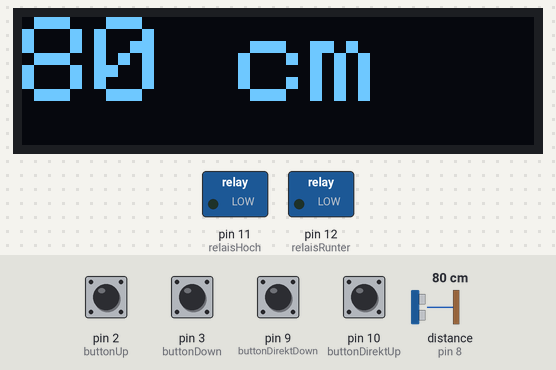
A sketch run on a simulated Arduino Uno, built with avr-gcc and run on an emulated ATmega328P. Shown: 128×32 one-colour display, switched loads named in the sketch (green lamp = pin HIGH). Wiring (inferred from the names in the program): ultrasonic range finder: trigger pin 7; echo pin 8. Inputs (shaded band) come from the test bench; at power-on: pin 2 (buttonUp), pin 3 (buttonDown), pin 9 (buttonDirektDown), pin 10 (buttonDirektUp) HIGH, distance to the obstacle (sensor on pin 8) 80 cm. The echo pulse lasts 58.3 µs per cm; pins used as bus, display or sensor lines are not drawn; what the sketch prints to the serial monitor is not drawn.

Above: at 1.8 s.
1.9 s: pin 2 (buttonUp) pulled LOW for 1.25 s
At 2.5 s:
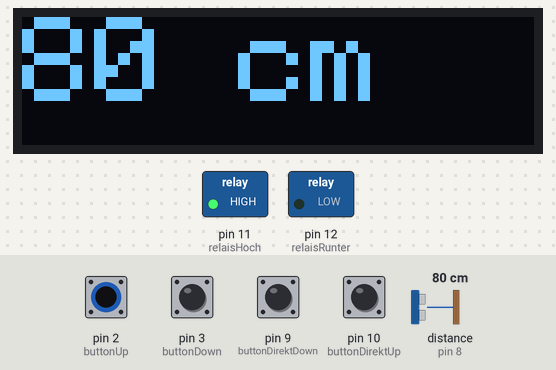
4.6 s: pin 3 (buttonDown) pulled LOW for 1.25 s
At 5.8 s:
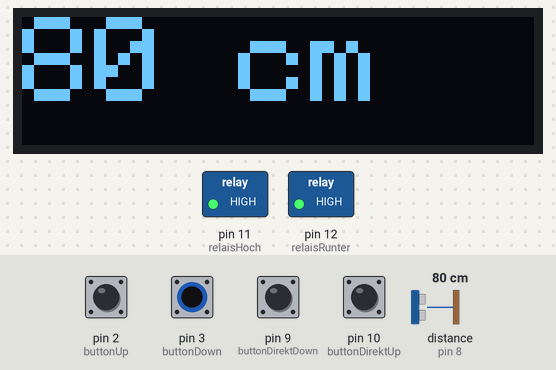
7.3 s: distance to the obstacle (sensor on pin 8) set to 115 cm
At 7.7 s:
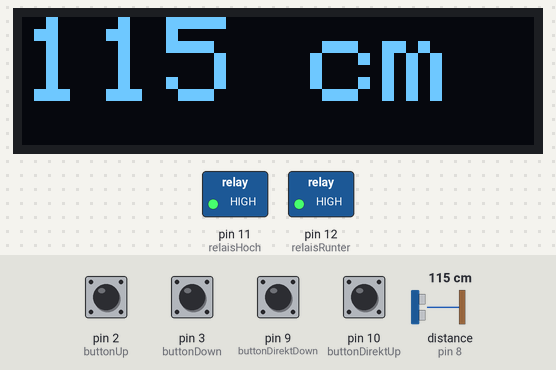
8.8 s: distance to the obstacle (sensor on pin 8) set to 123 cm
At 10.5 s:
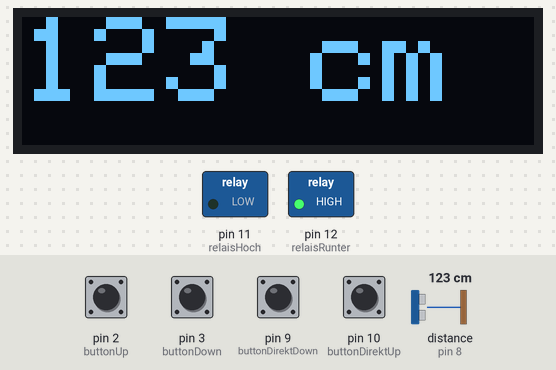
10.8 s: pin 10 (buttonDirektUp) pulled LOW for 1.25 s
At 12.2 s:
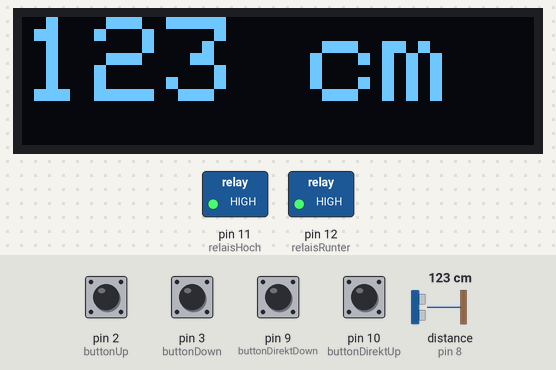
13.9 s: distance to the obstacle (sensor on pin 8) set to 74 cm
At 14.9 s:
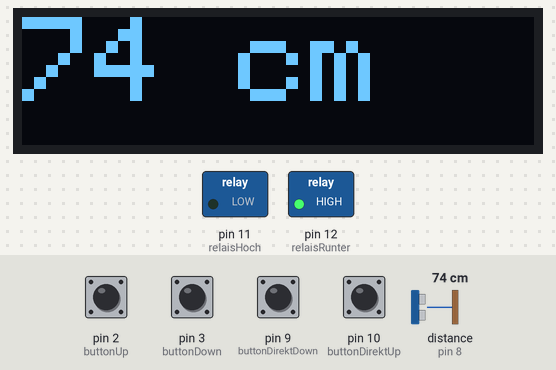
15.9 s: distance to the obstacle (sensor on pin 8) set to 67 cm
Timing chart, 0 to 18.9 s (numbered marks = the images above; inputs shaded):
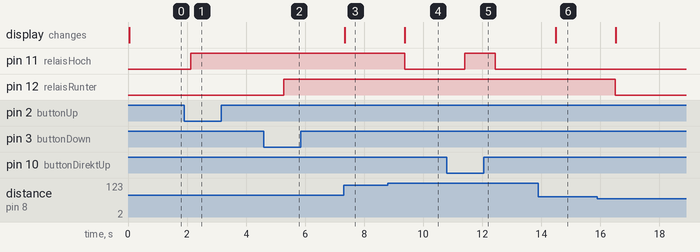

The sketch:

Upgrade-Assmann-STAND.MOVE-M2.0.ino
```cpp
#include <SPI.h>
#include <Wire.h>
#include <Adafruit_GFX.h>
#include <Adafruit_SSD1306.h>

#define SCREEN_WIDTH 128 // OLED display width, in pixels
#define SCREEN_HEIGHT 32 // OLED display height, in pixels
#define OLED_RESET     -1 // Reset pin # (or -1 if sharing Arduino reset pin)
#define SCREEN_ADDRESS 0x3C ///< See datasheet for Address; 0x3D for 128x64, 0x3C for 128x32
Adafruit_SSD1306 display(SCREEN_WIDTH, SCREEN_HEIGHT, &Wire, OLED_RESET);
// this constant won't change. It's the pin number of the sensor's output:
const int trigPin = 7;
const int echoPin = 8;
const int relaisRunter = 12;
const int relaisHoch = 11;
const int buttonDown = 3;
const int buttonUp = 2;
const int buttonDirektDown = 9;
const int buttonDirektUp = 10;
bool runter = false;
bool hoch = false;

void setup() {
  // initialize serial communication:
  Serial.begin(9600);
  if(!display.begin(SSD1306_SWITCHCAPVCC, 0x3C)) {
    Serial.println(F("SSD1306 Fehler"));
    for(;;);
  }

  display.clearDisplay();
  display.setTextColor(SSD1306_WHITE);
  pinMode(trigPin, OUTPUT);
  pinMode(echoPin, INPUT);
  pinMode(relaisRunter, OUTPUT);
  pinMode(relaisHoch, OUTPUT);
  pinMode(buttonDown, INPUT_PULLUP);
  pinMode(buttonUp, INPUT_PULLUP);
  pinMode(buttonDirektDown, INPUT_PULLUP);
  pinMode(buttonDirektUp, INPUT_PULLUP);
}

void loop() {
  // establish variables for duration of the ping, and the distance result
  // in inches and centimeters:
  long duration, cm;

  // The PING))) is triggered by a HIGH pulse of 2 or more microseconds.
  // Give a short LOW pulse beforehand to ensure a clean HIGH pulse:

  digitalWrite(trigPin, LOW);
  delayMicroseconds(2);
  digitalWrite(trigPin, HIGH);
  delayMicroseconds(10);
  digitalWrite(trigPin, LOW);

  // The same pin is used to read the signal from the PING))): a HIGH pulse
  // whose duration is the time (in microseconds) from the sending of the ping
  // to the reception of its echo off of an object.
  duration = pulseIn(echoPin, HIGH);

  // convert the time into a distance
  cm = microsecondsToCentimeters(duration);

  if (digitalRead(buttonDown) == LOW) {
    runter = true;
    delay(50);
  }
  if (digitalRead(buttonUp) == LOW) {
    hoch = true;
    delay(50);
  }
  if (digitalRead(buttonDirektDown) == LOW) {
    digitalWrite(relaisRunter, HIGH);
  } else {
        digitalWrite(relaisRunter, LOW);
  }
    if (digitalRead(buttonDirektUp) == LOW) {
    digitalWrite(relaisHoch, HIGH);
  } else {
        digitalWrite(relaisHoch, LOW);
  }
    if (runter) {
      if (cm > 70) {
        digitalWrite(relaisRunter, HIGH);
      } else {
        digitalWrite(relaisRunter, LOW);
        runter = false;
      }
    }
    if (hoch) {
      if (cm < 120) {
        digitalWrite(relaisHoch, HIGH);
      } else {
        digitalWrite(relaisHoch, LOW);
        hoch = false;
      }
    }

  Serial.print(cm);
  Serial.print(" cm");
  Serial.println();

  display.clearDisplay();      // Wichtig: Vorher den alten Wert löschen!


  display.setTextSize(3);      // Große Schrift für den Wert
  display.setCursor(0, 0);
  display.print(cm);
  display.print(" cm");

  display.display();

  delay(1000);
}


long microsecondsToCentimeters(long microseconds) {
  // The speed of sound is 340 m/s or 29 microseconds per centimeter.
  // The ping travels out and back, so to find the distance of the object we
  // take half of the distance travelled.
  return microseconds / 29 / 2;
}
```

Measured:
- the behaviour switches between 119 and 120 cm on distance to the obstacle (sensor on pin 8) (found by bisection; images 3 and 4)
- after the input at 1.9 s, pin 11 (relaisHoch): LOW → HIGH after 0.22 s
- after the input at 4.6 s, pin 12 (relaisRunter): LOW → HIGH after 0.68 s
- after the input at 7.3 s, the display: changes at once (image 3)
- after the input at 8.8 s, pin 11 (relaisHoch): HIGH → LOW after 0.57 s; the display: changes after 0.58 s (image 4)
- after the input at 10.8 s, pin 11 (relaisHoch): LOW → HIGH after 0.61 s, → LOW 1.0 s later
- after the input at 13.9 s, the display: changes after 0.59 s (image 6)
- after the input at 15.9 s, pin 12 (relaisRunter): HIGH → LOW after 0.61 s
